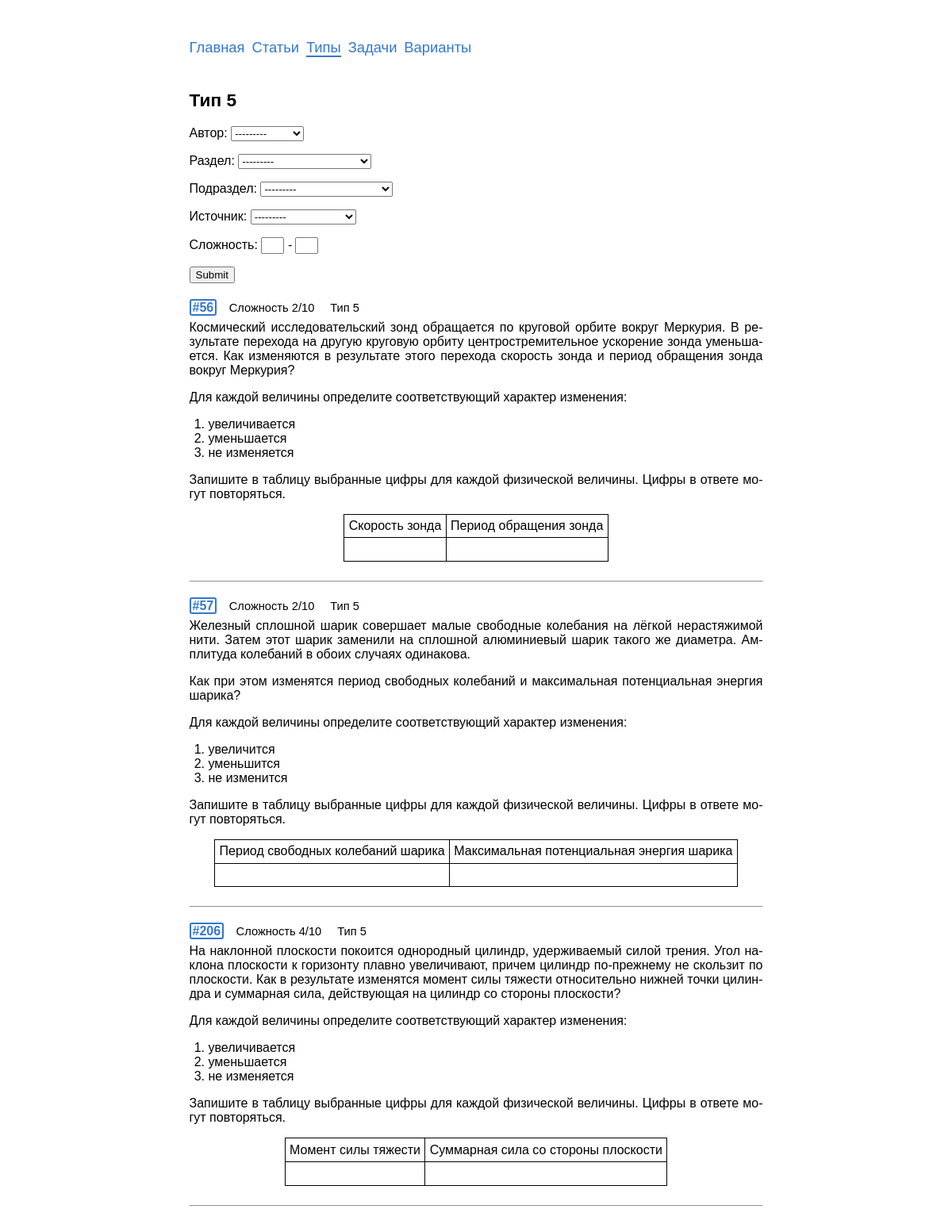
The page /types/5/ on the database as committed earlier.
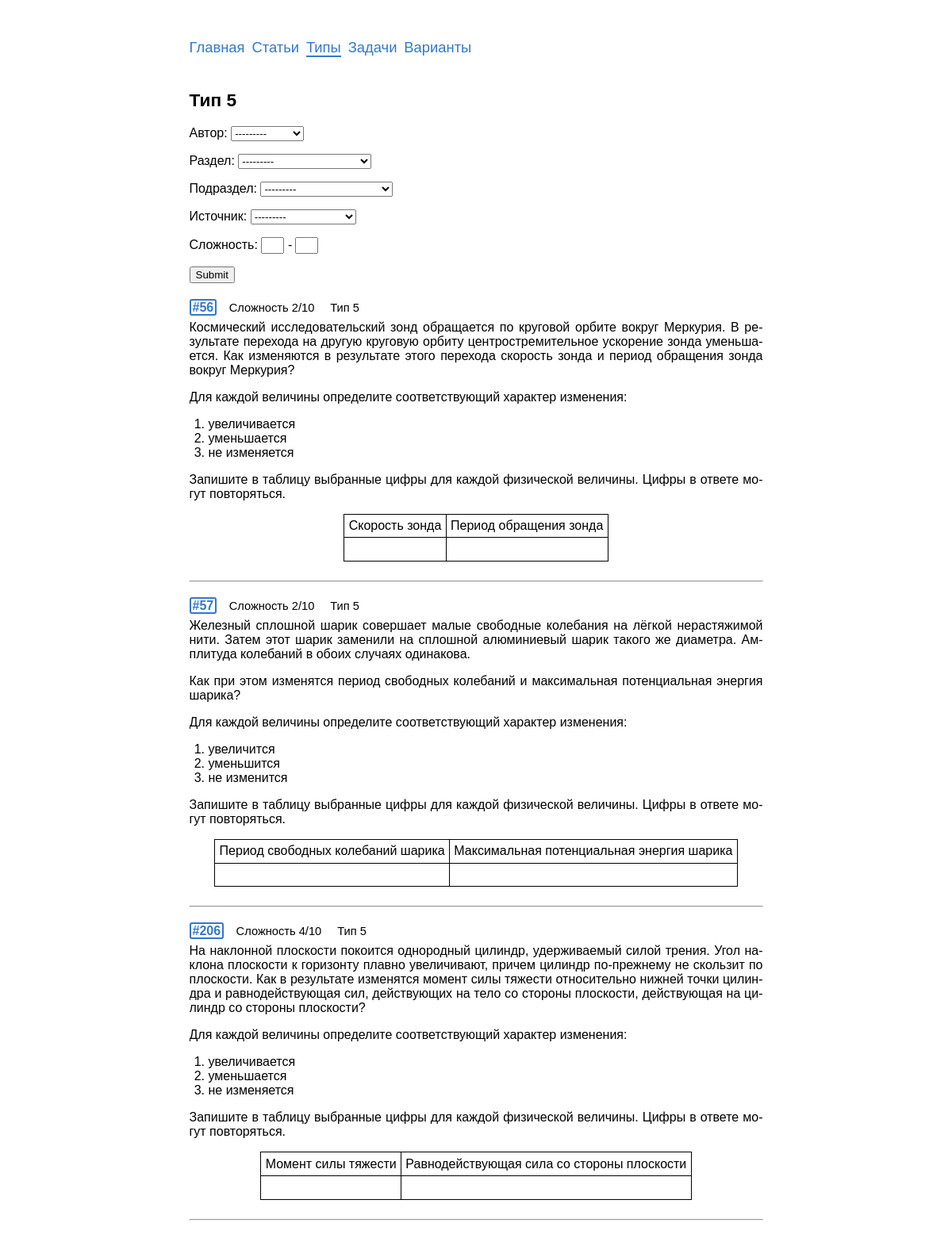
The same page on the database as committed later.
### problems/models.py (models this page shows, shortened)
class Problem(models.Model):
    objects = ProblemManager()
    text = models.TextField('условие',
                            max_length=6000,
                            help_text='Максимум 6 тыс. символов '
                            '(если мало - обратитесь к создательнице сайта)')
    solution = models.TextField('решение',
                                max_length=6000,
                                help_text='Максимум 6 тыс. символов',
                                blank=True,
                                null=True)
    answer = models.TextField('ответ',
                              max_length=1000,
                              help_text='Максимум 1 тыс. символов',
                              blank=True,
                              null=True)
    complexity = models.PositiveSmallIntegerField('сложность',
                                                  help_text=('число от 1 до 10'
                                                             ' включительно'),
                                                  blank=True,
                                                  null=True,
                                                  validators=(
                                                      [MinValueValidator(1),
                                                       MaxValueValidator(10)]))
    author = models.ForeignKey(User,
                               on_delete=models.CASCADE,
                               editable=False,
                               verbose_name='автор')
    date = models.DateField('дата добавления',
                            auto_now_add=True)
    tags = models.ManyToManyField(Tag,
                                  verbose_name='тэги',
                                  blank=True)
    source = models.ForeignKey(Source,
                               on_delete=models.CASCADE,
                               verbose_name='источник',
                               blank=True,
                               null=True)
    category = models.ForeignKey(Category,
                                 on_delete=models.CASCADE,
                                 verbose_name='раздел',
                                 blank=True,
                                 null=True)
    subcategory = models.ForeignKey(Subcategory,
                                    on_delete=models.CASCADE,
                                    verbose_name='подраздел',
                                    blank=True,
                                    null=True)
    type_ege = models.ForeignKey(TypeInEGE,
                                 on_delete=models.CASCADE,
                                 verbose_name='Тип задания',
                                 null=True)
    class Meta:
        verbose_name = 'задача'
        verbose_name_plural = 'задачи'
        default_related_name = 'problems'
    def get_absolute_url(self):
        return reverse('problems:detail', kwargs={'pk': self.pk})

class TypeInEGE(models.Model):
    objects = TypeInEGEManager()
    number = models.PositiveSmallIntegerField('номер')
    max_score = models.PositiveSmallIntegerField('максимальное количество'
                                                 ' баллов')
    part_ege = models.ForeignKey(PartOfEGE,
                                 on_delete=models.CASCADE,
                                 verbose_name='часть ЕГЭ',
                                 default=1)
    class Meta:
        verbose_name = 'тип'
        verbose_name_plural = 'типы'
        default_related_name = 'type'
        ordering = ['number']

### typesinege/views.py (the view)
# urls.py: path('', views.ProblemsView.as_view(), name='list'),
class ProblemsView(ListView):
    model = Problem
    template_name = 'problems/problems_list.html'
    context_object_name = 'problems'
    filter = ProblemTypeFilter
    paginate_by = 40
    def get_queryset(self):
        number = self.kwargs['number']
        self.type = get_object_or_404(TypeInEGE, number=number)
        queryset = Problem.objects.filter(type_ege=self.type).order_by('id')
        self.filterset = self.filter(self.request.GET, queryset=queryset)
        return self.filterset.qs
    def get_context_data(self, **kwargs):
        data = super().get_context_data(**kwargs)
        data['filter'] = ProblemTypeFilter(self.request.GET,
                                           queryset=self.get_queryset())
        data['title'] = f'Тип {self.kwargs["number"]}'
        return data

### problems/models.py (called while the page is built)
    def __str__(self):
        return self.name

    def __str__(self):
        return self.name

    def get_queryset(self):
        queryset = super().get_queryset()
        queryset = queryset.annotate(problems_count=Count('problems'))
        return queryset

### problems/templatetags/abbr.py (called while the page is built)
def replace_by_dic(el, dic):
    for i, j in dic.items():
        el = el.replace(i, j)
    return el

@register.filter()
@stringfilter
def abbr(value):
    return replace_by_dic(value, abbr_dic)

### problems/templatetags/markdown_extras.py (called while the page is built)
@register.filter()
@stringfilter
def markdown(value):
    return md.markdown(value, extensions=['markdown.extensions.fenced_code'])

### templates/problems/problems_list.html (shortened to what this page needs)
{% extends "base.html" %}
{% load markdown_extras %}
{% load abbr %}
{% load save_parameters %}
{% load static %}
{% block content %}
    <h2>{{title}}</h2>
    <form method="get" class="no-print">
      {{ filter.form.as_p }}
      <input type="submit" />
    </form>
    {% for problem in page_obj %}
    <div class="rel">
      <div class="id-in-list">
        <a href="{{problem.get_absolute_url}}"><b class='id-number'>#{{problem.id}}</b></a>
        <span class="compl">Сложность {{problem.complexity}}/10</span>&nbsp;
        <span class="compl">Тип {{problem.type_ege.number}}</span>
      </div>
      <div class="problem">{{problem.text|markdown|abbr|safe}}</div>
    </div><hr class=mb20>
    {% empty %}
      <p>Ничего не нашлось {{":("}}</p>
      <p>Попробуйте другой фильтр.</p>
    {% endfor %}
{% endblock %}

Rows that differ between the two databases and show on the page:
changed Problem id 206: text|abbr "…нижней точки цилиндра и суммарная сила, действующая на цилиндр со стороны плоскости? Для каждой величины определите соответствующий характер изменения: увеличивается уменьшается не изменяется Запишите в таблицу выбранные цифры для каждой физической величины. Цифры в ответе могут повторяться. Момент силы тяжести Суммарная сила со стороны плоскости" → "…нижней точки цилиндра и равнодействующая сил, действующих на тело со стороны плоскости, действующая на цилиндр со стороны плоскости? Для каждой величины определите соответствующий характер изменения: увеличивается уменьшается не изменяется Запишите в таблицу выбранные цифры для каждой физической величины. Цифры в ответе могут повторяться. Момент силы тяжести Равнодействующая сила со стороны плоскости"
